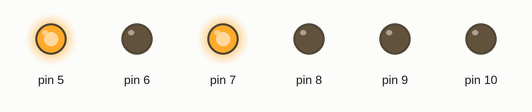
A sketch run on a simulated Arduino Uno, built with avr-gcc and run on an emulated ATmega328P. Parts: output pins drawn as LEDs (lit = HIGH).

Above: at 0.1 s.
At 5.1 s:
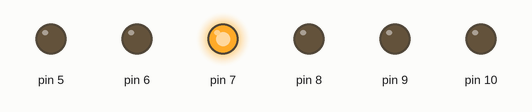
Timing chart, 0 to 6.6 s (numbered marks = the images above):
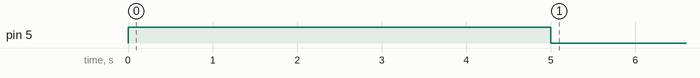

The sketch:

4.1-L298N-1.ino
```cpp
void setup() {
  // put your setup code here, to run once:
  pinMode(5, OUTPUT);
  pinMode(6, OUTPUT);
  pinMode(7, OUTPUT);
  pinMode(8, OUTPUT);
  pinMode(9, OUTPUT);
  pinMode(10, OUTPUT);

  digitalWrite(7, HIGH);
  digitalWrite(6, LOW);
  analogWrite(5, 1023);
  delay(5000);
  analogWrite(5, 0);
}

void loop() {
  // put your main code here, to run repeatedly:

}
```
